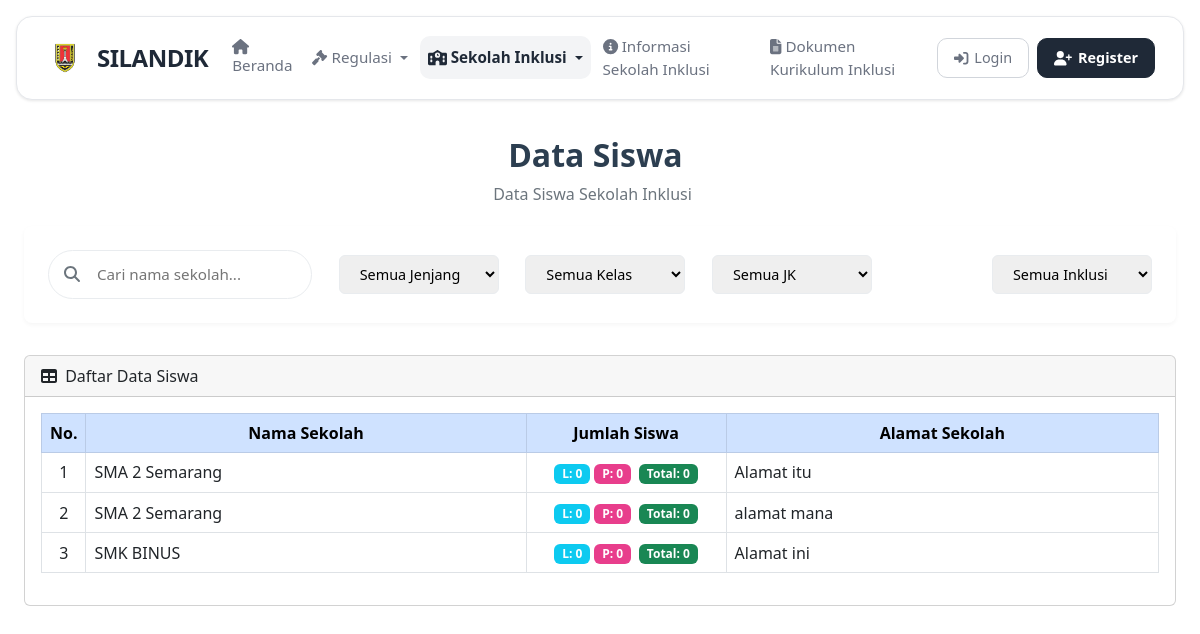
Before: /kategori_data/data_siswa.php with the older database file.
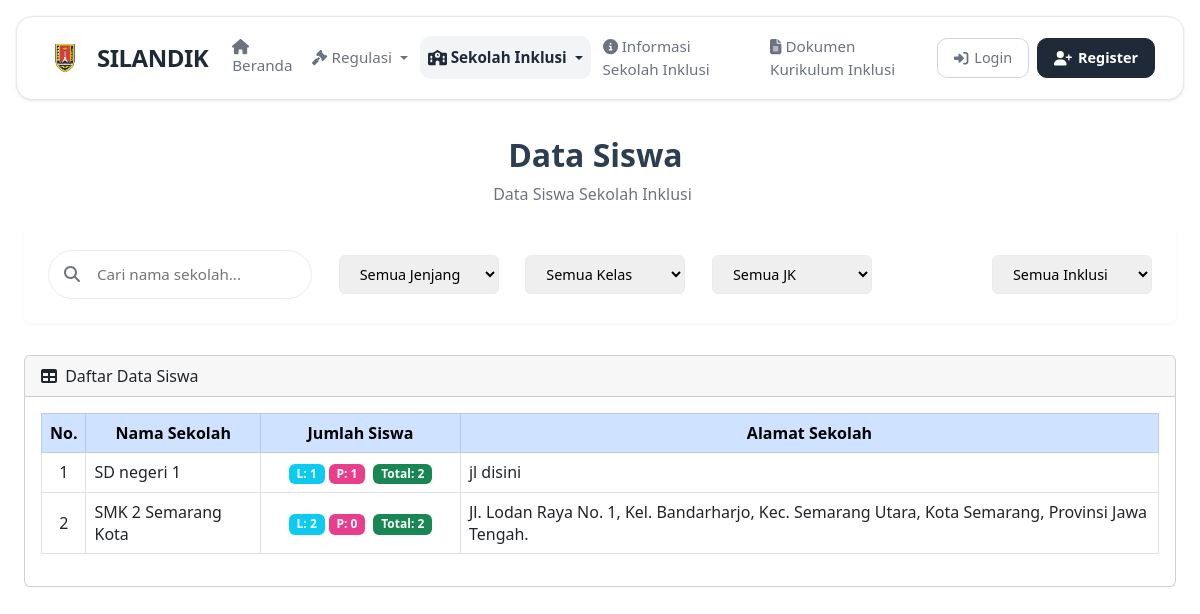
After: the same page with the newer database file.
### tables this page shows
CREATE TABLE `data_sekolah_inklusi` (
  `id` int(11) NOT NULL,
  `npsn` varchar(20) NOT NULL,
  `nama_sekolah` varchar(255) NOT NULL,
  `alamat` varchar(255) NOT NULL,
  `kepala_sekolah` varchar(100) NOT NULL,
  `telepon` varchar(20) DEFAULT NULL,
  `tanggal_berdiri` date DEFAULT NULL,
  `website` varchar(255) DEFAULT NULL,
  `logo_sekolah` varchar(255) DEFAULT NULL,
  `deskripsi` text DEFAULT NULL,
  `jenjang_sekolah` enum('SD','SMP','SMA','SMK') NOT NULL DEFAULT 'SD'
);

### kategori_data/data_siswa.php (the view, shortened to what the changed rows need)
<?php
include '../partials/head.php';
?>
<?php include '../sidebar.php'; ?>
<div id="layoutSidenav">
    <div id="layoutSidenav_content">
        <main>
            <div class="container-fluid px-4">
                <div class="header-section">
                    <div class="header-container">
                        <div class="header-title">
                            <h1 class="page-title">Data Siswa</h1>
                        </div>
                    </div>
                </div>
                <div class="card mb-4">
                    <div class="card-body">
                        <div class="table-responsive">
                            <?php if (isset($_SESSION['role']) && in_array($_SESSION['role'], ['admin', 'pengurus'])) : ?>
                                <table id="datatablesSimple" class="table table-bordered table-hover align-middle">
                                    <thead class="table-primary text-center">
                                        <tr>
                                            <th style="width:40px;">No.</th>
                                            <th style="width:120px;">NISN</th>
                                            <th>Nama</th>
                                            <th style="width:60px;">JK</th>
                                            <th>Asal Sekolah</th>
                                            <th style="width:80px;">Kelas</th>
                                            <th style="width:120px;">Jenis Inklusi</th>
                                            <th>Alamat Sekolah</th>
                                            <th style="width:90px;">Aksi</th>
                                        </tr>
                                    </thead>
                                    <tbody>
                                        <?php
                                        $no = 1;
                                        $query = mysqli_query($conn, "SELECT s.*, ds.nama_sekolah, ds.alamat, ds.jenjang_sekolah
                                            FROM data_siswa s
                                            LEFT JOIN data_sekolah_inklusi ds ON s.sekolah_id = ds.id
                                            ORDER BY s.id DESC");
                                        while ($row = mysqli_fetch_assoc($query)) :
                                        ?>
                                            <tr>
                                                <td class="text-center"><?= $no++; ?></td>
                                                <td class="text-center"><?= htmlspecialchars($row['nisn']); ?></td>
                                                <td><?= htmlspecialchars($row['nama_siswa']); ?></td>
                                                <td class="text-center">
                                                    <?php if ($row['jenis_kelamin'] == 'L'): ?>
                                                        <span class="badge bg-info">L</span>
                                                    <?php elseif ($row['jenis_kelamin'] == 'P'): ?>
                                                        <span class="badge bg-pink text-white" style="background:#e83e8c;">P</span>
                                                    <?php else: ?>
                                                        <span class="badge bg-secondary">-</span>
                                                    <?php endif; ?>
                                                </td>
                                                <td>
                                                    <?= htmlspecialchars($row['nama_sekolah']); ?>
                                                    <span class="badge bg-secondary ms-1"><?= htmlspecialchars($row['jenjang_sekolah']); ?></span>
                                                </td>
                                                <td class="text-center"><?= htmlspecialchars($row['kelas']); ?></td>
                                                <td class="text-center"><?= htmlspecialchars($row['jenis_inklusi']); ?></td>
                                                <td><?= htmlspecialchars($row['alamat']); ?></td>
                                                <td class="text-center">
                                                    <a href="edit_siswa.php?id=<?= $row['id']; ?>" class="btn btn-warning btn-sm" title="Edit">
                                                        <i class="fas fa-edit"></i>
                                                    </a>
                                                    <a href="hapus_siswa.php?id=<?= $row['id']; ?>" class="btn btn-danger btn-sm" title="Hapus" onclick="return confirm('Yakin ingin menghapus data ini?')">
                                                        <i class="fas fa-trash"></i>
                                                    </a>
                                                </td>
                                            </tr>
                                        <?php endwhile; ?>
                                        <tr id="noResults" class="d-none">
                                            <td colspan="9" class="text-center text-danger">Tidak ada data ditemukan.</td>
                                        </tr>
                                    </tbody>
                                </table>
                            <?php else: ?>
                                <table class="table table-bordered table-hover align-middle">
                                    <thead class="table-primary text-center">
                                        <tr>
                                            <th style="width:40px;">No.</th>
                                            <th>Nama Sekolah</th>
                                            <th style="width:200px;">Jumlah Siswa</th>
                                            <th>Alamat Sekolah</th>
                                        </tr>
                                    </thead>
                                    <tbody>
                                        <?php
                                        $no = 1;
                                        $qSekolah = mysqli_query($conn, "SELECT id, nama_sekolah, alamat FROM data_sekolah_inklusi ORDER BY nama_sekolah");
                                        while ($row = mysqli_fetch_assoc($qSekolah)):
                                            $id = $row['id'];
                                            $l = mysqli_fetch_assoc(mysqli_query($conn, "SELECT COUNT(*) as total FROM data_siswa WHERE sekolah_id=$id AND jenis_kelamin='L'"))['total'];
                                            $p = mysqli_fetch_assoc(mysqli_query($conn, "SELECT COUNT(*) as total FROM data_siswa WHERE sekolah_id=$id AND jenis_kelamin='P'"))['total'];
                                            $total = $l + $p;
                                        ?>
                                            <tr>
                                                <td class="text-center"><?= $no++; ?></td>
                                                <td><?= htmlspecialchars($row['nama_sekolah']); ?></td>
                                                <td class="text-center">
                                                    <span class="badge bg-info">L: <?= $l ?></span>
                                                    <span class="badge bg-pink text-white" style="background:#e83e8c;">P: <?= $p ?></span>
                                                    <span class="badge bg-success ms-1">Total: <?= $total ?></span>
                                                </td>
                                                <td><?= htmlspecialchars($row['alamat']); ?></td>
                                            </tr>
                                        <?php endwhile; ?>
                                    </tbody>
                                </table>
                            <?php endif; ?>
                        </div>
                    </div>
                </div>
            </div>
        </main>
    </div>
</div>
</body>
</html>

Changed rows visible on the page:
removed data_sekolah_inklusi: nama_sekolah "SMA 2 Semarang", l "0", p "0", total "0", alamat "Alamat itu"
removed data_sekolah_inklusi: nama_sekolah "SMA 2 Semarang", l "0", p "0", total "0", alamat "alamat mana"
removed data_sekolah_inklusi: nama_sekolah "SMK BINUS", l "0", p "0", total "0", alamat "Alamat ini"
added data_sekolah_inklusi: nama_sekolah "SD negeri 1", l "1", p "1", total "2", alamat "jl disini"
added data_sekolah_inklusi: nama_sekolah "SMK 2 Semarang Kota", l "2", p "0", total "2", alamat "Jl. Lodan Raya No. 1, Kel. Bandarharjo, Kec. Semarang Utara, Kota Semarang, Provinsi Jawa Tengah."
